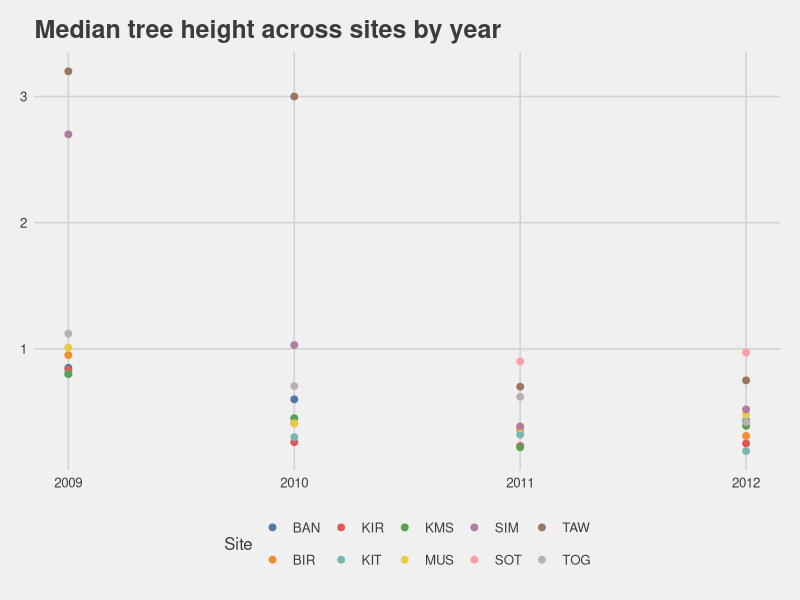

Here is the R script that generated this plot:
## ---- chunk 1
knitr::opts_chunk$set(echo = TRUE)
library(dplyr)
library(ggplot2)
library(ggthemes)
## ---- chunk 2
treeData <- read.csv("data/Serengeti2.csv")

medHeight <- treeData %>%
  group_by(Site, Year) %>%
  summarise(medHt=median(Ht))

ggplot(data=medHeight, aes(x=Year, y=medHt, group=Site))+
  geom_point(aes(color=Site), size=2)+
  theme_fivethirtyeight()+
  scale_color_tableau()+
  xlab("Year")+
  ylab("Median Height (m)")+
  ggtitle("Median tree height across sites by year")
## ---- chunk 3
eucDistance <- function(pt1, pt2){
  #' Calculate euclidean distance between two points
  #'
  #' @param pt1 a vector of x and y coordinates for one point, ex c(1,10)
  #' @param pt2 a vector of x and y coordinates for the second point, ex c(2,5)
  #' @return the distance between the two points
  #' @examples
  #' eucDistance(pt1=c(0,0), pt2=c(5,10))
  ((pt1[1]-pt2[1])^2+(pt1[2]-pt2[2])^2)^(1/2)
}
## ---- chunk 4
eucDistance(pt1=c(4,-10), pt2=c(6,10))
## ---- chunk 5
simpsonsDiv <- function(abundances){
  #' Calculate Simpson's Diversity Index
  #'
  #' @param abundances a vector of species abundances
  #' @return a single value of diversity
  #' @example
  #' simpsonsDiv(c(50,67,2,4,49,0,0,4,5,7))
  numerator <- sum(abundances * (abundances-1))
  denomenator <- sum(abundances) * (sum(abundances)-1)
  numerator/denomenator
}
## ---- chunk 6
simpsonsDiv(c(0,0,5,7,19,25,7))
